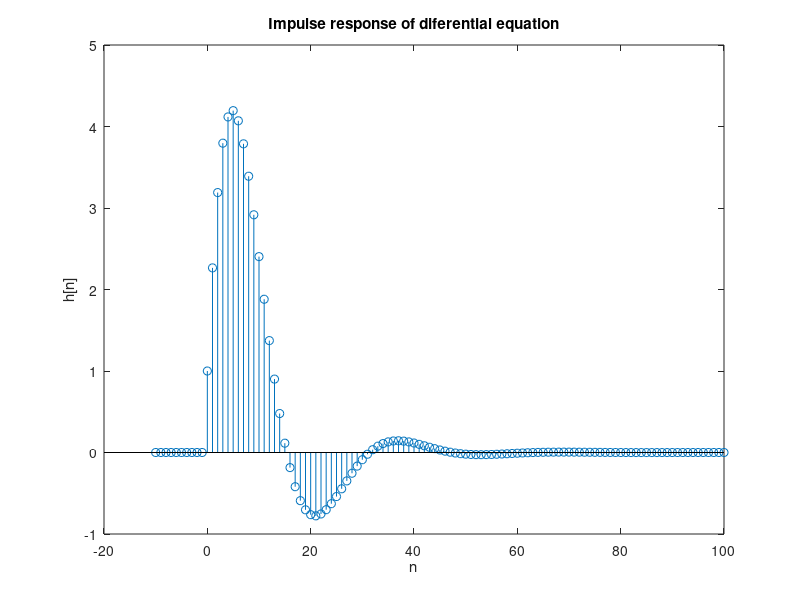

Reproduce this figure in MATLAB.
n = -10:100;
b = [1 0.5];
a = [1 -1.8*cos(pi/16) 0.81];
x =  n ==0;
y = filter(b,a,x);
stem(n,y);
xlabel('n');
ylabel('h[n]');
title('Impulse response of diferential equation');